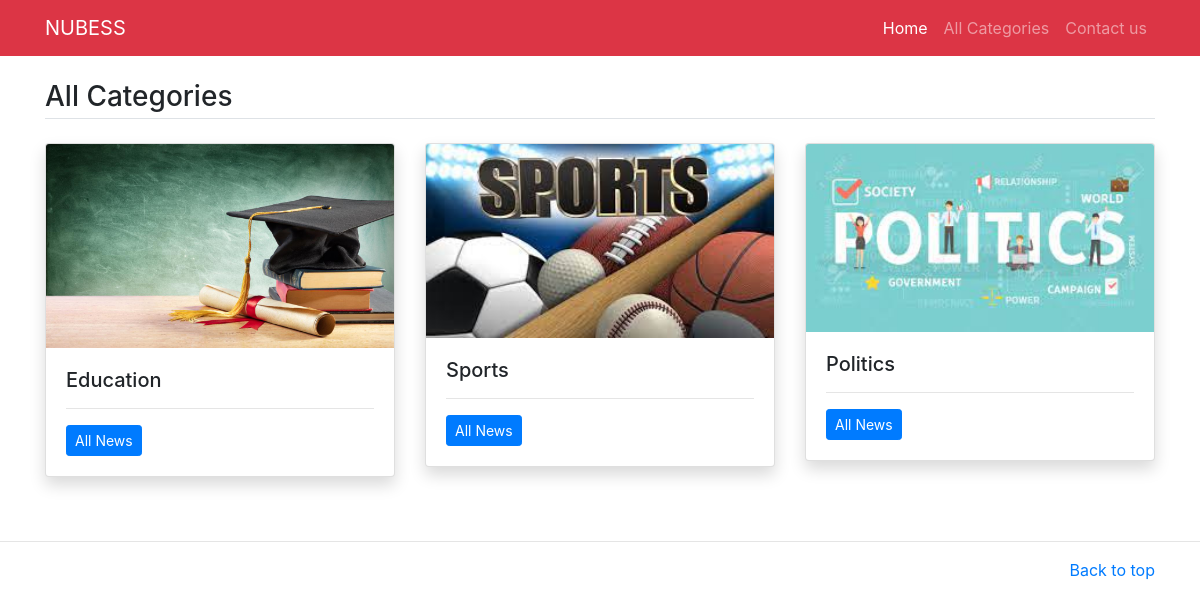
Page /all-category on the committed database.
### newsapp/models.py (models this page shows, shortened)
class Category(models.Model):
    title=models.CharField(max_length=200)
    category_image=models.ImageField(upload_to='imgs/')
    class Meta:
        verbose_name_plural='Categories'

### newsapp/views.py (the view)
# urls.py: path('all-category',views.all_category,name='all-category'),
def all_category(request):
    cats=Category.objects.all()
    return render(request,'category.html',{
        'cats':cats
    })

### newsapp/templates/category.html
{% extends 'base.html' %}
{% block content %}
<main class="container mt-3 mb-5">
	<h3 class="border-bottom pb-1 my-4">All Categories</h3>
	<div class="row">
		{% for cat in cats %}
		<div class="col-md-4">
			<div class="card mb-3 shadow">
            <img src="/media/{{cat.category_image}}" class="card-img-top" alt="{{cat.title}}">
			  <div class="card-body">
			    <h5 class="card-title">{{cat.title}}</h5>
			    <hr/>
			    <p class="card-text"><a href="category/{{cat.id}}" class="btn btn-sm btn-primary">All News</a></p>
			  </div>
			</div>
		</div>
		{% endfor %}
	</div>
</main>
{% endblock %}

### rows in the picture
Category: category_image (picture), title "Education"
Category: category_image (picture), title "Sports"
Category: category_image (picture), title "Politics"
